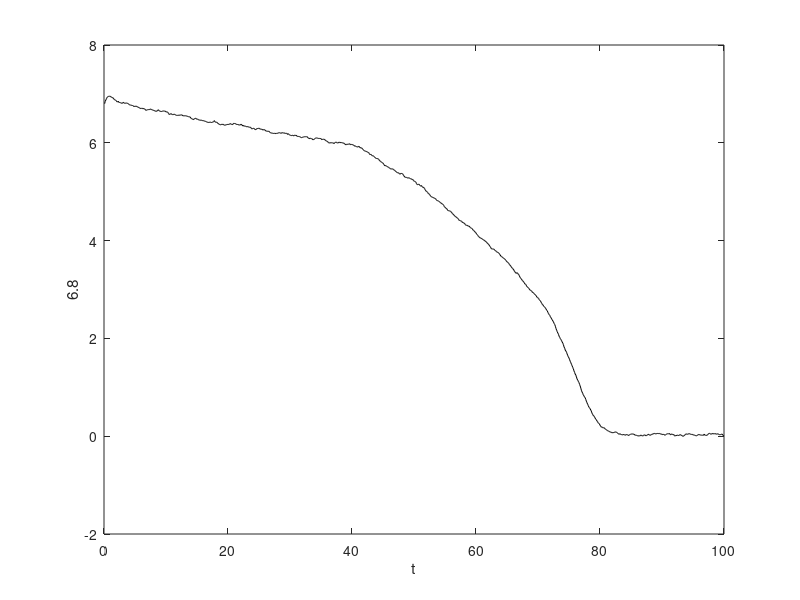

The MATLAB script that drew this image: (Note: this script raises an error after producing the figure.)
clear
a=1.0;lamuda=0.12;p=1;Bc=10;B0=1;u=2;sigma1=0.01;sigma2=0.25;
dt=0.1;t=100; N=t/dt; N1=100;N2=40/dt;N3=70/dt;
R(1:N2)=1.7:(1.5-1.7)/(length(1:N2)-1):1.5;
R(N2:N3)=1.5:(1-1.5)/(length(N2:N3)-1):1;
R(N3:N)=1:(0.1-1)/(length(N3:N)-1):0.1;
w=zeros(N1,N);w(:,1)=1;
B=zeros(N1,N);B(:,1)=6.8;
xt=dt:dt:t;
for n=1:N1
    for i=2:N
        w(n,i)=w(n,i-1)+dt*(R(i-1)-a*w(n,i-1)-lamuda*w(n,i-1)*B(n,i-1))+dt*sigma1*randn/sqrt(dt);
        B(n,i)=B(n,i-1)+dt*(p*B(n,i-1)*(w(n,i-1)-B(n,i-1)/Bc)-u*B(n,i-1)/(B(n,i-1)+B0))-dt*sigma2*randn/sqrt(dt);
    end
end
figure
plot(xt,mean(B),'k')
xlabel('t'),ylabel(B(t))



%%
clear
clc
a=1.0;lamuda=0.12;p=1;Bc=10;B0=1;u=2;sigma1=0.01;sigma2=0.25;R=0.5:0.1:2.5;
A=zeros(3,length(R));C=A;
for i=1:length(R)
    syms w B

    f=R(i)-a*w-lamuda*w*B;
    g=p*B*(w-B/Bc)-u.*B/(B+B0);
    [x,y]=solve(f,g,w,B,'Real',true)
    %  [x,y]=solve(f,g,P,M,'MaxDegree',3)

    x=double(x(imag(double(x))==0));
    y=double(y(imag(double(y))==0));
    for n=1:length(x)
        A(n,i)=x(n);
    end
    for n=1:length(y)
        C(n,i)=y(n);
    end
end
double(x)
double(y)
A=sort(A,1,"descend");
C=sort(C,1,"descend");


figure
plot([1.05 R(7:end)],[C(1,7)/2+C(2,7)/2+0.1 C(1,7:end)],'k',[1.05 R(7:16)],[C(1,7)/2+C(2,7)/2-0.1 C(2,7:16) ],'k:.',R(1:16),C(3,1:16),'r','LineWidth',3)
ylim([-0.5,10.5])
xlabel('Rainfall rate (R)','FontWeight','bold'),ylabel('Vegetation biomass (B)','FontWeight','bold')
title('Bifurcation digram','FontName','Arial','FontSize',19,'fontweight','bold'),legend('Vegetated','Unstable','Bare','Location','northwest','FontSize',12)
text(.15,11.5,'(a)','fontweight','bold',FontSize=19)
set(gca,'fontweight','bold','linewidth',3,FontSize=19)
legend('boxoff')
figure
plot(R(1:16), A(1,1:16),'k',[1.05,R(7:16)], [A(2,7)/2+A(3,7)/2 A(2,7:15) 2 ],'k:.',[1.05 R(7:end)],[A(2,7)/2+A(3,7)/2-0.05 A(3,7:15) A(2,16) A(3,17:end)],'r','LineWidth',3)
ylim([0.4,2.1])
xlabel('Rainfall rate  (R)','FontWeight','bold'),ylabel(' Soil water  (w)','FontWeight','bold')
title('Bifurcation digram','FontName','Arial','FontSize',19,'fontweight','bold'),legend('Abundant','Unstable','Rare','Location','northwest','FontSize',12)
text(.15,2.2,'(b)','fontweight','bold',FontSize=19)
set(gca,'fontweight','bold','linewidth',3,FontSize=19)
legend('boxoff')


%%

step=199;W=200;
nfft=W; Fs=2;
beta_per=zeros();beta_welch=zeros();beta_Yule=zeros();beta_burg=zeros();
for n=1:N1
    for m=1:N-step
        Y=B(n,m:m+step);

        window=boxcar(length(Y));
        [pxx,f]=periodogram(Y,window,nfft,Fs);
       x =f(find(f>0.01&f<0.1));
       y =pxx(find(f>0.01&f<0.1));

        logx = log10(x);
        logy = log10(y);
        beta_per(n,m) = sum((logx - mean(logx)).*(logy - mean(logy))) / sum((logx - mean(logx)).^2+eps);

        % welch

        win = hann(W/2);
        [pxx, f] = pwelch(Y, win, [], [], Fs);
       x =f(find(f>0.01&f<0.1));
       y =pxx(find(f>0.01&f<0.1));
        y=transpose(y);
        logx = log10(x);
        logy = log10(y);
        beta_welch(n,m)  = sum((logx - mean(logx)).*(logy - mean(logy))) / sum((logx - mean(logx)).^2);

        % Yule-Walker
        order = 10;
        [pxx, f] = pyulear(Y, order);
       x =f(find(f>0.01&f<0.1));
       y =pxx(find(f>0.01&f<0.1));
        y=transpose(y);
        logx = log10(x);
        logy = log10(y);
        beta_Yule(n,m)  = sum((logx - mean(logx)).*(logy - mean(logy))) / sum((logx - mean(logx)).^2);

        % Burg
        order = 10;
        [pxx, f] = pburg(Y, order);
       x =f(find(f>0.01&f<0.1));
       y =pxx(find(f>0.01&f<0.1));
        y=transpose(y);
        logx = log10(x);
        logy = log10(y);
        beta_burg(n,m) = sum((logx - mean(logx)).*(logy - mean(logy))) / sum((logx - mean(logx)).^2);

    end


end


%%

xl=80;

mp_per=mean(beta_per,1);

mp_welch=mean(beta_welch,1);

mp_Yule=mean(beta_Yule,1);

mp_burg=mean(beta_burg,1);


tau_x=1:(xl/dt-W);
tau1=corr(mp_per(1:(xl/dt-W))',tau_x','type','kendall');tau2=corr(mp_welch(1:(xl/dt-W))',tau_x','type','kendall');
tau3=corr(mp_Yule(1:(xl/dt-W))',tau_x','type','kendall');tau4=corr(mp_burg(1:(xl/dt-W))',tau_x','type','kendall');

figure
set(gcf,'position',[10 1 1050 900])
subplot(211)
ax1 = gca;
ax1.Position(2)=ax1.Position(2)-0.05;
set(gca,'Position',ax1.Position)
set(gca,'fontweight','bold','linewidth',4,FontSize=19)
set(gca,'XAxisLocation','top','YAxisLocation','right','XDir','reverse','xlim',[0 10],'XTicklabels',[0.1,0.4,0.7 1 1.16 1.33 1.5 1.55  1.6 1.65 1.7 ],'YTick',[]);
xlimits = get(ax1,'XLim');
xinc = (xlimits(2)-xlimits(1))/10;
set(ax1,'XTick',[xlimits(1):xinc:xlimits(2)])

ax2 = axes('Position',get(ax1,'Position'),'XAxisLocation','bottom','YAxisLocation','left');
for n=1:100
    plot(xt,B(n,:))
    hold on
end
hold on
plot(xt,mean(B),'k','linewidth',3),xlabel(ax1,'Rainfall rate - R','FontWeight','bold'),xlabel(ax2,' '),set(ax2 ,'xticklabels', [])
xline(xl,'--k','linewidth',3)
ylabel('Biomass density - B(t)','FontWeight','bold') ,xlim([0 100]),ylim([-0.5 7.9]),
text(0,9.5,'(c)','FontWeight','bold',FontSize=24)
set(ax2,'XTick',[0:10:100])
axis normal
set(gca,'fontweight','bold','linewidth',4,FontSize=19)


subplot(212)
plot(xt(W+1:xl/dt),mp_per(1:(xl/dt-W)),'k',xt(W+1:xl/dt),mp_welch(1:(xl/dt-W)),'r',...
    xt(W+1:xl/dt),mp_Yule(1:(xl/dt-W)),'b',xt(W+1:xl/dt),mp_burg(1:(xl/dt-W)),'g','linewidth',3),xlim([0 100])

err_per=std(beta_per);
err_welch=std(beta_welch);
err_Yule=std(beta_Yule);
err_burg=std(beta_burg);

pa = patch([xt(W+1:xl/dt),fliplr(xt(W+1:xl/dt))],[mp_per(1:(xl/dt-W))-abs(err_per(1:(xl/dt-W))),fliplr(mp_per(1:(xl/dt-W))+abs(err_per(1:(xl/dt-W)) ))],'r');
pa.FaceColor = "[0.5 .5 .5]";
pa.FaceAlpha = 0.2;  
pa.LineStyle = 'none'; 

pa1 = patch([xt(W+1:xl/dt),fliplr(xt(W+1:xl/dt))],[mp_welch(1:(xl/dt-W))-abs(err_welch(1:(xl/dt-W))),fliplr(mp_welch(1:(xl/dt-W))+abs(err_welch(1:(xl/dt-W)) ))],'r');
pa1.FaceColor = "#f06464"; 
pa1.FaceAlpha = 0.5;  
pa1.LineStyle = 'none'; 

pa2 = patch([xt(W+1:xl/dt),fliplr(xt(W+1:xl/dt))],[mp_Yule(1:(xl/dt-W))-abs(err_Yule(1:(xl/dt-W))),fliplr(mp_Yule(1:(xl/dt-W))+abs(err_Yule(1:(xl/dt-W)) ))],'r');
pa2.FaceColor = "#2aaaef";
pa2.FaceAlpha = 0.5;  
pa2.LineStyle = 'none';  

pa3 = patch([xt(W+1:xl/dt),fliplr(xt(W+1:xl/dt))],[mp_burg(1:(xl/dt-W))-abs(err_burg(1:(xl/dt-W))),fliplr(mp_burg(1:(xl/dt-W))+abs(err_burg(1:(xl/dt-W)) ))],'r');
pa3.FaceColor = "#71c16f";
pa3.FaceAlpha = 0.3; 
pa3.LineStyle = 'none'; 



xlabel('Time','FontWeight','bold')
xline(xl,'--k','linewidth',3),
xline(xt(W+1),'--','color',[0.5 0.5 0.5],'linewidth',3)
text(1,min([mp_per(1),mp_welch(1),mp_Yule(1),mp_burg(1)]),'- sliding window -',FontSize=14),text(-0,max( [mp_per(xl/dt-W),mp_welch(xl/dt-W),mp_Yule(xl/dt-W),mp_burg(xl/dt-W)] ),'(d)','FontWeight','bold',FontSize=24)
ylim([min([mp_per(1),mp_welch(1),mp_Yule(1),mp_burg(1)])-0.5 max( [mp_per(xl/dt-W),mp_welch(xl/dt-W),mp_Yule(xl/dt-W),mp_burg(xl/dt-W)] )+1])
ylabel('Spectral exponent','FontWeight','bold')
set(gca,'fontweight','bold','linewidth',4,FontSize=19)
legend(['Periodogram      \tau = ',num2str(tau1)], ...
    ['Welch                 \tau = ',num2str(tau2)]', ...
    ['Yule-Walker       \tau = ',num2str(tau3)], ...
    ['Burg                   \tau = ',num2str(tau4)] , ...
    FontSize=12,Location='northeast');
legend('boxoff')
axis normal
set(gca,'XTick',[0:10:100])

set(gca,'XTick',[0:10:100])

%%
for n=1:N1
    tau_per(n)=corr(beta_per(n,1:(xl/dt-W))',tau_x','type','kendall');tau_wel(n)=corr(beta_welch(n,1:(xl/dt-W))',tau_x','type','kendall');
    tau_yul(n)=corr(beta_Yule(n,1:(xl/dt-W))',tau_x','type','kendall');tau_bur(n)=corr(beta_burg(n,1:(xl/dt-W))',tau_x','type','kendall');
end

tau=abs([tau_per;tau_wel;tau_yul;tau_bur]);
threshold=0.01:0.01:1;
color=['k','r','b','g'];
num=tau;
figure
set(gcf,'position',[10 100 700 700])
for n=1:4
    for i=1:length(threshold)
        th=threshold(i);
        num(n,i)=length(find(tau(n,:)>=th));
    end

    plot(threshold,num(n,:)/100,color(n),'linewidth',3)
    hold on
end
auc=sum(0.01.*num/100,2);

legend(['Periodogram  AUC = ',num2str(auc(1))], ...
    ['Welch             AUC = ',num2str(auc(2))], ...
    ['Yule-Walker   AUC = ',num2str(auc(3))],...
    ['Burg               AUC = ',num2str(auc(4))],FontSize=12)
legend('boxoff')
set(gca,'fontweight','bold','linewidth',4,FontSize=19)
xlabel('Kendall \tau threshold','FontWeight','bold')
ylabel('Proportion of regime shift detected','FontWeight','bold')
axis tight
text(0,1.05,'(e)','FontWeight','bold',FontSize=24)


